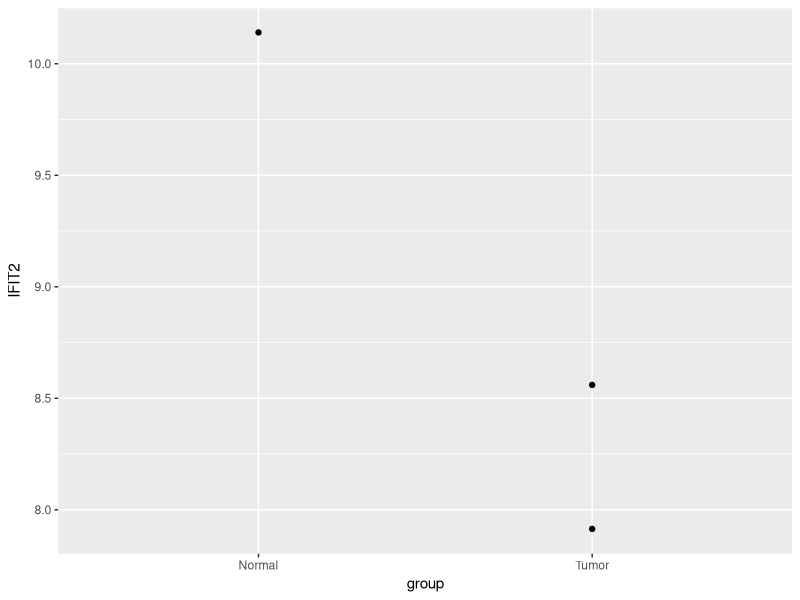

This figure's R source:
## ---- chunk 1
#| include: false


library(tidyverse)

options(
  pillar.max_extra_cols = 6,
  pillar.print_max = 5,
  pillar.print_min = 5,
  pillar.max_footer_lines = 3
)
## ---- chunk 2
tidy_rowSums = function(df, name, con = where(is.numeric)) {
  
    con = enquo(con)
    df[[name]] = rowSums(select(df, !!con))
    
    return(df)
    
}

iris |> 
  tidy_rowSums('sum') |> 
  as_tibble()
## ---- chunk 3
vec_1 = 1:3
vec_2 = 4:6

lst_raw = list(a = vec_1, b = vec_2)
df_raw = data.frame(a = vec_1, b = vec_2)

lst_from_df = as.list(df_raw)
df_from_lst = as.data.frame(lst_raw)

identical(lst_raw, lst_from_df)
identical(df_raw, df_from_lst)
## ---- chunk 4
vec_1 = 1:3
vec_2 = 4:7

df_unequal_length = tryCatch(data.frame(a = vec_1, b = vec_2), error = \(e) e)
df_contains_lst = data.frame(a = vec_1, b = as.list(vec_1))

df_unequal_length
df_contains_lst
## ---- chunk 5
vec_1 = 1:3
vec_2 = 4:6

df_raw = data.frame(a = vec_1, b = vec_2)
tb_raw = tibble(a = vec_1, b = vec_2)
tb_lst = tibble(a = vec_1, b = as.list(vec_2))

rownames(df_raw) = c('a', 'b', 'c')
rownames(tb_raw) = c('a', 'b', 'c')

df_raw
tb_raw
tb_lst

## ---- chunk 6
df_expr = read_tsv('examples/expr.tsv') |> 
  mutate(sample = as.character(sample))
df_expr

df_map = read_tsv('examples/probemap.tsv') |> 
  mutate(ENTREZID = as.character(ENTREZID))
df_map
## ---- chunk 7
full_join(df_map, df_expr, c('ENTREZID' = 'sample'))
## ---- chunk 8
table_entrez2symbol = df_map |> pull(SYMBOL, ENTREZID)
table_entrez2symbol[1:3]

df_maped = df_expr |> 
  mutate(sample = table_entrez2symbol[sample])

df_maped
## ---- chunk 9
df_maped |> t() |> as_tibble()
## ---- chunk 10
tidy_t = function(df, id_new, id_old = colnames(df)[[1]]) {
  
  df |> 
    column_to_rownames(id_old) |> # 有的时候我们还是要向过去妥协的~
    t() |> 
    as_tibble(rownames = id_new)
  
}

tryCatch(tidy_t(df_maped, 'sample'), error = \(e) e)
## ---- chunk 11
merge_expression = function(df, by, symbol = 'symbol') {
  
  match.arg(by, c('max', 'min', 'mean'))
  
  symbol_duplicated = df[[symbol]][duplicated(df[[symbol]])]
  
  if (length(symbol_duplicated) != 0) {
    
    df_remain = df[!df[[symbol]] %in% symbol_duplicated, ]
    df_patch = df[df[[symbol]] %in% symbol_duplicated, ]
    lst_patch = split(df_patch[, -1], df_patch[[symbol]])
    
    if (by == 'max') {
      
      df_patched = lst_patch |> 
        map(~ .x |> map(max)) |> 
        bind_rows()
      
    } else if (by == 'min') {
      
      df_patched = lst_patch |> 
        map(~ .x |> map(max)) |> 
        bind_rows()
      
    } else if (by == 'mean') {
      
      df_patched = lst_patch |> 
        map(~ .x |> map(max)) |> 
        bind_rows()
      
    }

    df_patched = df_patched |> 
      mutate(symbol = names(lst_patch)) |> 
      relocate(symbol)
    
    colnames(df_patched) = colnames(df_remain)
    
    df = bind_rows(df_remain, df_patched)
    
  } 
  
  return(df)
  
}

df_perfect = df_maped |> 
  merge_expression('mean', 'sample') |> 
  tidy_t('sample')
df_perfect
## ---- chunk 12
df_perfect |> 
  select(sample, IFIT2) |> 
  mutate(group = ifelse(str_ends(sample, '11'), 'Normal', 'Tumor')) |> 
  ggplot() +
  geom_point(aes(group, IFIT2))
## ---- chunk 13
# 有的时候我们可以这么写(很不推荐)
a = if (T) 1
a
## ---- chunk 14
substitute(
  iris |> 
  tidy_rowSums('sum') |> 
  as_tibble()
)
## ---- chunk 15
f_inner = function(x) {
  
  print('inner')
  return(x)
  
  
}

f_outer = function(x) {
  
  print('outer')
  return(x)
  
}

res = f_outer(f_inner(1))
## ---- chunk 16
as_tibble(iris)

iris |> 
  mutate(SP_Length = Sepal.Length + Petal.Length) |> 
  as_tibble()
## ---- chunk 17
tryCatch(Sepal.Length + Petal.Length, error = \(e) e)
## ---- chunk 18
tryCatch(x+y, error = \(e) e) # 一触即发

expr_xy = substitute(x+y)
expr_xy

substitute(x+y) == parse(text = 'x+y') # 二者等价

tryCatch(eval(expr_xy), error = \(e) e) # 触发它
## ---- chunk 19
lst_xy = list(x = 1, y = 2)
env_xy = list2env(lst_xy) # 使用list2env转换为环境
env_xy

as.list(env_xy) # 使用as.list转换回列表

expr_xy = substitute(x+y)
eval(expr_xy, envir = lst_xy)

eval(expr_xy, envir = env_xy) # 列表与环境在此通用

eval(substitute(Sepal.Length + Petal.Length), envir = iris)[1:5] # 数据框也很自然
## ---- chunk 20
modify_column = function(df, ...) {
  
  # 需要注意的是不定参数中的多个表达式不可以简单的通过substitute捕获
  # 但是可以先通过list包裹起不定参数
  # 意味着我们可以直观的将其转为字符串后再编码
  # tidy R中有更简单的方法(位于rlang包中), 不用的话也有更好的方法, 但是没有比这更直观的了
  # Browse[1]> as.character(lst_expr)
  # [1] "list"                       
  # [2] "Sepal.Length + Petal.Length"
  # [3] "Sepal.Width + Petal.Width"
  lst_expr = substitute(list(...))
  lst_str = setNames(as.character(lst_expr), names(lst_expr))[-1]
  # Browse[1]> lst_str
  # SP_Length 
  # "Sepal.Length + Petal.Length" 
  # SP_Width 
  # "Sepal.Width + Petal.Width" 
  
  lst_expr = map(lst_str, ~ parse(text = .x))
  
  for (i in seq_along(lst_expr)) {
    
    name = names(lst_expr)[[i]]
    expr = lst_expr[[i]]
    
    df[[name]] = eval(expr, envir = df)
    
  }

  return(df)

}

iris |>
  modify_column(SP_Length = Sepal.Length + Petal.Length, 
                SP_Width = Sepal.Width + Petal.Width) |> 
  as_tibble()
## ---- chunk 21
# 这就是为什么for等关键字后面可以不跟花括号只写一行表达式
substitute({
  a = 1
  b = 1
})

if (T) 1

if (T) {
  1
}

for (i in 1:10) i

function(x) x + 1

function(x) {
  x + 1
}
